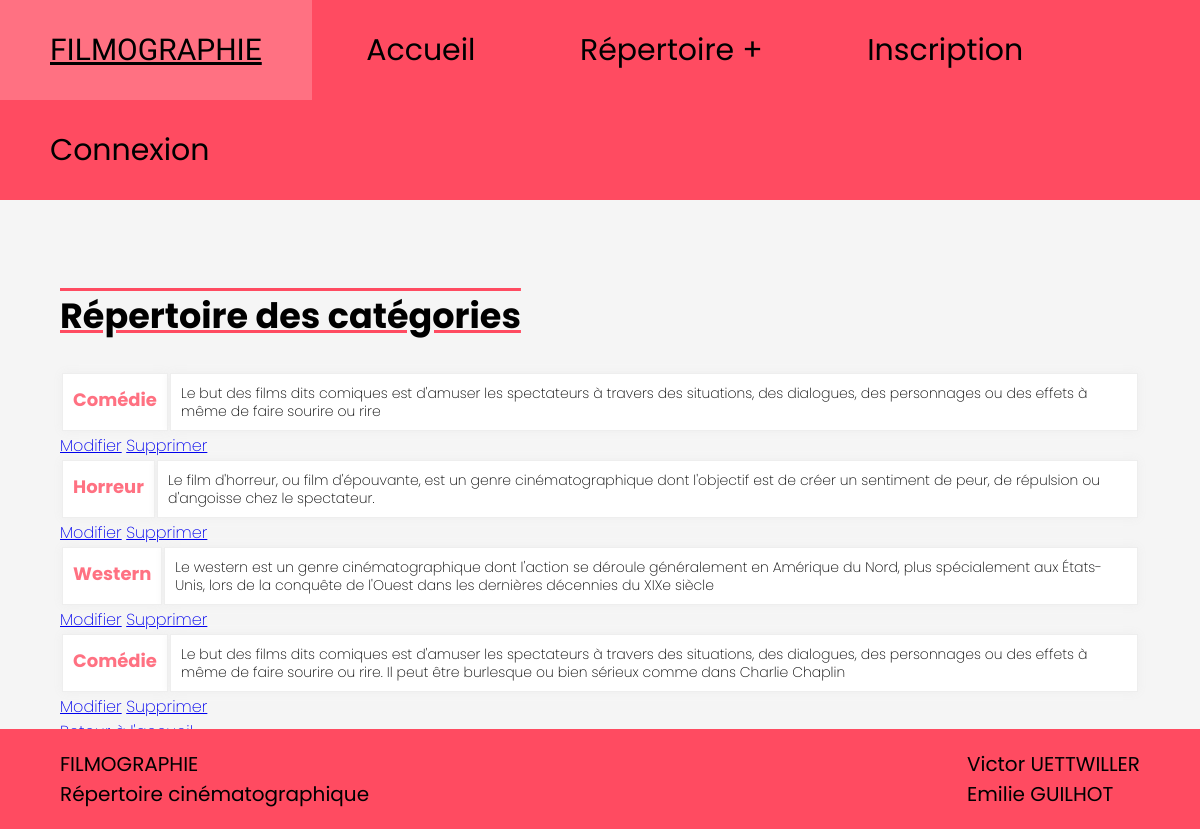
/webapp/show_cat/, run on the app's committed database.
### webapp/models.py (models this page shows, shortened)
class Cat(models.Model):
    Nom = models.CharField(max_length=50)
    Description = models.CharField(max_length=100000)
    def __str__(self):
        chaine = f"{self.Nom} : {self.Description}"
        return chaine

### webapp/views.py (the view)
# urls.py: path('show_cat/', views.show_cat),
def show_cat(request):
    queryset = models.Cat.objects.all()
    print(queryset)
    print(len(queryset))
    return render(request,"webapp/show_cat.html",{"webapp_cat" : queryset})

### webapp/templates/webapp/show_cat.html
{% extends "webapp/squelette.html" %}
{% block content %}
 <h1 class="titre-cat">Répertoire des catégories</h1>
<section>
    {% for Cat in webapp_cat %}
    <table class="table is-fullwidth is-hoverable">
        <tbody>
          <tr class="list-ent">
            <td class="list-item"><h4>{{Cat.Nom}}</h4></td>
            <td class="list-item">{{Cat.Description}}</td>
          </tr>
        </tbody>
      </table>
      <a href="/webapp/modif/cat/{{Cat.id}}",class='bouton'>Modifier</a>
      <a href="/webapp/delete/cat/{{Cat.id}}",class='bouton'>Supprimer</a>
{% endfor %}
<br>
<a href='/webapp/index'class="bouton">Retour à l'accueil</a>
{% endblock %}

### webapp/static/webapp/squelette.css (style rules this page uses)
body { background-color: whitesmoke; color: rgb(0, 0, 0); font-family: 'Poppins'; font-weight: 200; margin: 0; text-decoration: none; list-style-type: none; }
h1 { font-size: 35px; text-decoration: underline overline; text-decoration-color: #FF4B61; }
tbody { font-family: 'Poppins'; font-weight: 200; font-size: 14px; line-height: 18px; background: #f4f4f4; }
.list-ent { padding: 15px; overflow: hidden; }
.list-item { border: 1px solid #EEE; background: #FFF; margin-bottom: 10px; padding: 10px; box-shadow: 0px 0px 10px 0px #EEE; }
.list-item h4 { color: #FF7182; font-size: 18px; margin: 0 0 5px; }

### data on the page
Cat: Nom "Comédie", Description "Le but des films dits comiques est d'amuser les spectateurs à travers des situations, des dialogues, des personnages ou des effets à même de faire sourire ou rire"
Cat: Nom "Horreur", Description "Le film d'horreur, ou film d'épouvante, est un genre cinématographique dont l'objectif est de créer un sentiment de peur, de répulsion ou d'angoisse chez le spectateur."
Cat: Nom "Western", Description "Le western est un genre cinématographique dont l'action se déroule généralement en Amérique du Nord, plus spécialement aux États-Unis, lors de la conquête de l'Ouest dans les dernières décennies du XIXe siècle"
Cat: Nom "Comédie", Description "Le but des films dits comiques est d'amuser les spectateurs à travers des situations, des dialogues, des personnages ou des effets à même de faire sourire ou rire. Il peut être burlesque ou bien sérieux comme dans Charlie Chaplin"
